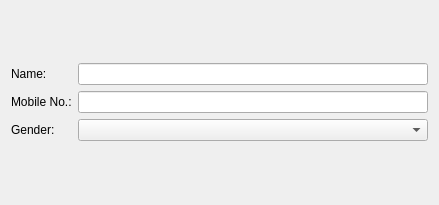
<?xml version="1.0" encoding="UTF-8"?>
<ui version="4.0">
 <class>SalesPersonForm</class>
 <widget class="QWidget" name="SalesPersonForm">
  <property name="geometry">
   <rect>
    <x>0</x>
    <y>0</y>
    <width>439</width>
    <height>205</height>
   </rect>
  </property>
  <property name="windowTitle">
   <string>Form</string>
  </property>
  <layout class="QVBoxLayout" name="verticalLayout">
   <item>
    <layout class="QGridLayout" name="gridLayout">
     <item row="0" column="0">
      <widget class="QLabel" name="label">
       <property name="text">
        <string>Name:</string>
       </property>
      </widget>
     </item>
     <item row="0" column="1">
      <widget class="QLineEdit" name="edtName"/>
     </item>
     <item row="1" column="0">
      <widget class="QLabel" name="label_2">
       <property name="text">
        <string>Mobile No.:</string>
       </property>
      </widget>
     </item>
     <item row="1" column="1">
      <widget class="QLineEdit" name="edtMobile"/>
     </item>
     <item row="2" column="0">
      <widget class="QLabel" name="label_3">
       <property name="text">
        <string>Gender:</string>
       </property>
      </widget>
     </item>
     <item row="2" column="1">
      <widget class="QComboBox" name="cbGender"/>
     </item>
    </layout>
   </item>
  </layout>
 </widget>
 <resources/>
 <connections/>
</ui>
